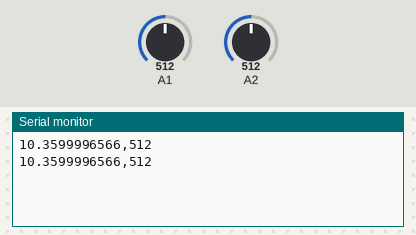
The sketch below on a simulated Arduino Uno, built with avr-gcc and run on an emulated ATmega328P. Shown: the last lines printed to the serial monitor. The test bench sets the inputs (shaded band); at power-on: A1 = 512, A2 = 512.

Above: at 1.8 s.
1.9 s: A1 set to 716
At 2.8 s:
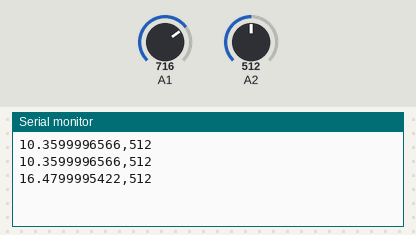
3.4 s: A2 set to 716
At 4.7 s:
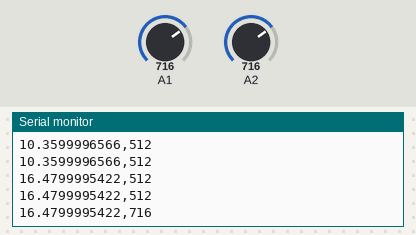
4.9 s: A1 set to 900
At 5.5 s:
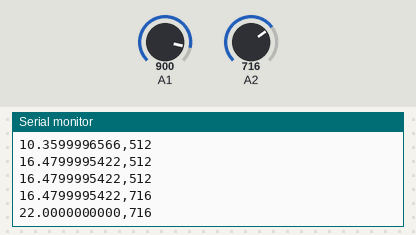
6.4 s: A2 set to 900
At 7.8 s:
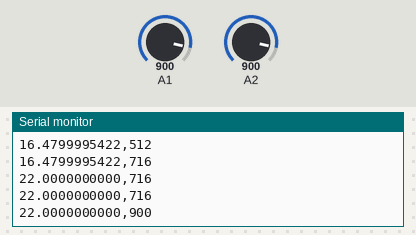
Timing chart, 0 to 8.9 s (numbered marks = the images above; inputs shaded):
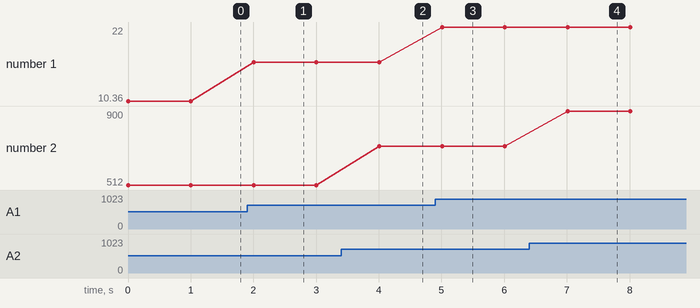

Measured:
- after the input at 1.9 s, the serial monitor: prints a new line after 0.10 s (image 1)
- after the input at 3.4 s, the serial monitor: prints a new line after 0.61 s (image 2)
- after the input at 4.9 s, the serial monitor: prints a new line after 0.11 s (image 3)
- after the input at 6.4 s, the serial monitor: prints a new line after 0.61 s (image 4)
- plotted number 1: 10.36 → 16.48 after the input at 1.9 s, 16.48 → 22 after the input at 4.9 s
- plotted number 2: 512 → 716 after the input at 3.4 s, 716 → 900 after the input at 6.4 s

The sketch:

arduino.ino
```cpp
int tempVal;      //temperature sensor readings
float volts;      //voltage
float temp;       //real temperature
int lumi;         //light sensor

void setup() {
  Serial.begin(9600);
}

void loop() {
  tempVal = analogRead(15);     // read analog input pin 15
  lumi = analogRead(2);         // read analog input pin 2
  volts = tempVal * (3300/1024); // this formula converts the number 0-1023 from the ADC into 0-3300mV
  temp = (volts - 500) / 100; // this formula converts the voltage into a temperature in °C
  Serial.print(temp, DEC);
  Serial.print(",");
  Serial.print(lumi, DEC); // prints the value read, decimal values only
  Serial.print("\n");
  delay(1000);            // wait for 1s
}
```
